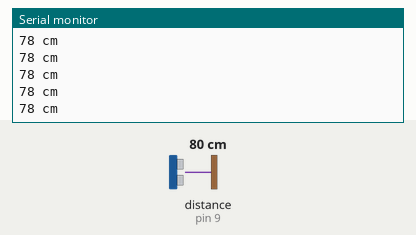
This sketch was run on a simulated Arduino Uno, built with avr-gcc and run on an emulated ATmega328P. On the bench: the last lines printed to the serial monitor. Wiring (inferred from the names in the program): ultrasonic range finder: trigger pin 10; echo pin 9. The inputs (shaded band) are chosen by the test bench; at power-on: distance to the obstacle (sensor on pin 9) 80 cm. The echo pulse lasts 58.3 µs per cm.

Above: at 1.2 s.
1.3 s: distance to the obstacle (sensor on pin 9) set to 2 cm
At 1.59 s:
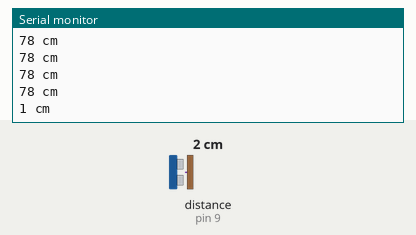
2.8 s: distance to the obstacle (sensor on pin 9) set to 4 cm
At 2.8 s:
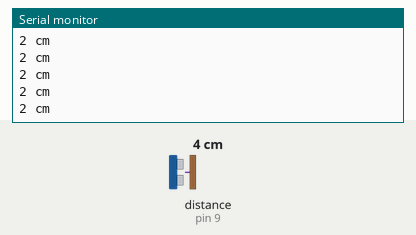
Timing chart, 0 to 5.8 s (numbered marks = the images above; inputs shaded):
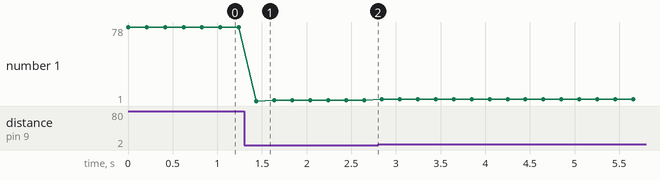

The sketch:

digitalRead_distance.ino
```cpp
const int ECHO = 9;
const int TRIG = 10;
//아날로그센서처럼 전압이 변하는게 아닌 echo가 HIGH인 시간을 측정하는 것이므로 digitalRead에 가깝다고 할 수 있음.
//digitalRead처럼 HIGH/LOW 상태를 기반으로 하지만, 단순 상태를 읽는 것이 아니라 HIGH 펄스의 지속시간을 측정하기 위해 pulseIn()을 사용한다.


void setup() {
  Serial.begin(9600);
  pinMode(ECHO, INPUT);//echo는 초음파 왕복 시간이 입력되는 곳(pulseIn)이므로 input
  pinMode(TRIG, OUTPUT);//trig는 초음파 발사 신호를 보내는 곳이므로 output
}

void loop() {
  digitalWrite(TRIG, LOW);
  delayMicroseconds(2);
  //Trigger 핀 안정화를 위해 2us동안 LOW로 떨어트리기
  digitalWrite(TRIG, HIGH);
  delayMicroseconds(10);//10us동안 trig에 5V를 전가해서 초음파가 발사되게함. 이보다 적으면 초음파 발사 안될수도 있으며, 많으면 시간적으로 비효율적
  digitalWrite(TRIG, LOW);
  unsigned int distance = pulseIn(ECHO, HIGH) * 17 / 1000;//오버플로우 방지 unsigned
  //echo에서 초음파를 송신할때부터 수신할때까지 5V(HIGH)가 되는데, 이 사이의 시간을 측정해주는 것이 pulseIn함수
  //마이크로초 us, 즉 10의 -6승 m 단위로 반환.
  //pulseIn(10의 -6승m) * 340(초음파의 속도 m/s) / 2(왕복시간) / 10000(10의 4승) 공식을 통해 대상과의 거리를 cm단위로 얻을 수 있다.
  Serial.print(distance);
  Serial.println(" cm");
  delay(200);//0.2초
}
```

Measured:
- after the input at 1.3 s, the serial monitor: prints a new line after 0.14 s (image 1)
- plotted number 1: 78 → 2 after the input at 1.3 s, 2 → 3 after the input at 2.8 s
